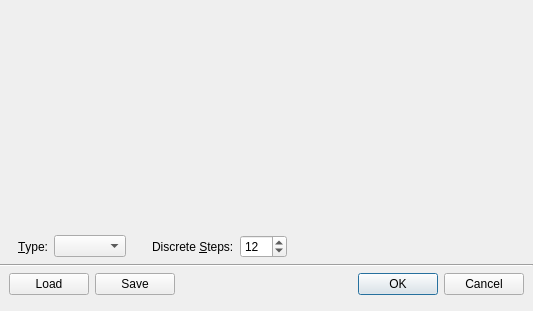
<?xml version="1.0" encoding="UTF-8"?>
<ui version="4.0">
 <class>ColorGradientWidget</class>
 <widget class="QDialog" name="ColorGradientWidget">
  <property name="geometry">
   <rect>
    <x>0</x>
    <y>0</y>
    <width>533</width>
    <height>311</height>
   </rect>
  </property>
  <property name="windowTitle">
   <string>Color Gradient</string>
  </property>
  <layout class="QVBoxLayout" name="verticalLayout">
   <property name="leftMargin">
    <number>0</number>
   </property>
   <property name="topMargin">
    <number>0</number>
   </property>
   <property name="rightMargin">
    <number>0</number>
   </property>
   <property name="bottomMargin">
    <number>0</number>
   </property>
   <item>
    <widget class="QWidget" name="gradientLayoutWidget" native="true">
     <layout class="QVBoxLayout" name="verticalLayout_2">
      <property name="spacing">
       <number>1</number>
      </property>
      <property name="leftMargin">
       <number>12</number>
      </property>
      <property name="topMargin">
       <number>8</number>
      </property>
      <property name="rightMargin">
       <number>12</number>
      </property>
      <property name="bottomMargin">
       <number>0</number>
      </property>
      <item>
       <widget class="QWidget" name="midpointBarLayoutWidget" native="true">
        <property name="sizePolicy">
         <sizepolicy hsizetype="Preferred" vsizetype="Fixed">
          <horstretch>0</horstretch>
          <verstretch>0</verstretch>
         </sizepolicy>
        </property>
        <layout class="QVBoxLayout" name="verticalLayout_3">
         <property name="leftMargin">
          <number>2</number>
         </property>
         <property name="topMargin">
          <number>0</number>
         </property>
         <property name="rightMargin">
          <number>2</number>
         </property>
         <property name="bottomMargin">
          <number>0</number>
         </property>
         <item>
          <widget class="widgetzeug::ColorGradientMidpointBar" name="midpointBar" native="true"/>
         </item>
        </layout>
       </widget>
      </item>
      <item>
       <widget class="QWidget" name="labelLayoutWidget" native="true">
        <layout class="QHBoxLayout" name="horizontalLayout_2">
         <property name="leftMargin">
          <number>6</number>
         </property>
         <property name="topMargin">
          <number>0</number>
         </property>
         <property name="rightMargin">
          <number>6</number>
         </property>
         <property name="bottomMargin">
          <number>0</number>
         </property>
         <item>
          <widget class="widgetzeug::ColorGradientLabel" name="label" native="true"/>
         </item>
        </layout>
       </widget>
      </item>
      <item>
       <widget class="widgetzeug::ColorGradientStopBar" name="stopBar" native="true"/>
      </item>
     </layout>
    </widget>
   </item>
   <item>
    <widget class="QWidget" name="optionsLayoutWidget" native="true">
     <property name="sizePolicy">
      <sizepolicy hsizetype="Preferred" vsizetype="Fixed">
       <horstretch>0</horstretch>
       <verstretch>0</verstretch>
      </sizepolicy>
     </property>
     <layout class="QHBoxLayout" name="horizontalLayout">
      <property name="leftMargin">
       <number>18</number>
      </property>
      <property name="topMargin">
       <number>0</number>
      </property>
      <property name="rightMargin">
       <number>18</number>
      </property>
      <property name="bottomMargin">
       <number>0</number>
      </property>
      <item>
       <widget class="QLabel" name="typeLabel">
        <property name="text">
         <string>&amp;Type:</string>
        </property>
        <property name="buddy">
         <cstring>typeComboBox</cstring>
        </property>
       </widget>
      </item>
      <item>
       <widget class="QComboBox" name="typeComboBox">
        <property name="focusPolicy">
         <enum>Qt::StrongFocus</enum>
        </property>
        <property name="frame">
         <bool>true</bool>
        </property>
       </widget>
      </item>
      <item>
       <spacer name="horizontalSpacer_2">
        <property name="orientation">
         <enum>Qt::Horizontal</enum>
        </property>
        <property name="sizeType">
         <enum>QSizePolicy::Fixed</enum>
        </property>
        <property name="sizeHint" stdset="0">
         <size>
          <width>20</width>
          <height>20</height>
         </size>
        </property>
       </spacer>
      </item>
      <item>
       <widget class="QLabel" name="stepsLabel">
        <property name="text">
         <string>Discrete &amp;Steps:</string>
        </property>
        <property name="buddy">
         <cstring>stepsSpinBox</cstring>
        </property>
       </widget>
      </item>
      <item>
       <widget class="QSpinBox" name="stepsSpinBox">
        <property name="enabled">
         <bool>true</bool>
        </property>
        <property name="focusPolicy">
         <enum>Qt::WheelFocus</enum>
        </property>
        <property name="wrapping">
         <bool>false</bool>
        </property>
        <property name="frame">
         <bool>true</bool>
        </property>
        <property name="buttonSymbols">
         <enum>QAbstractSpinBox::UpDownArrows</enum>
        </property>
        <property name="showGroupSeparator" stdset="0">
         <bool>false</bool>
        </property>
        <property name="minimum">
         <number>3</number>
        </property>
        <property name="maximum">
         <number>256</number>
        </property>
        <property name="value">
         <number>12</number>
        </property>
       </widget>
      </item>
      <item>
       <spacer name="horizontalSpacer">
        <property name="orientation">
         <enum>Qt::Horizontal</enum>
        </property>
        <property name="sizeType">
         <enum>QSizePolicy::Expanding</enum>
        </property>
        <property name="sizeHint" stdset="0">
         <size>
          <width>30</width>
          <height>20</height>
         </size>
        </property>
       </spacer>
      </item>
     </layout>
    </widget>
   </item>
   <item>
    <widget class="Line" name="line">
     <property name="frameShadow">
      <enum>QFrame::Sunken</enum>
     </property>
     <property name="lineWidth">
      <number>1</number>
     </property>
     <property name="midLineWidth">
      <number>0</number>
     </property>
     <property name="orientation">
      <enum>Qt::Horizontal</enum>
     </property>
    </widget>
   </item>
   <item>
    <widget class="QWidget" name="buttonBoxLayoutWidget" native="true">
     <property name="sizePolicy">
      <sizepolicy hsizetype="Preferred" vsizetype="Fixed">
       <horstretch>0</horstretch>
       <verstretch>0</verstretch>
      </sizepolicy>
     </property>
     <layout class="QHBoxLayout" name="horizontalLayout_3">
      <property name="topMargin">
       <number>0</number>
      </property>
      <property name="bottomMargin">
       <number>16</number>
      </property>
      <item>
       <widget class="QPushButton" name="loadButton">
        <property name="text">
         <string>Load</string>
        </property>
       </widget>
      </item>
      <item>
       <widget class="QPushButton" name="saveButton">
        <property name="text">
         <string>Save</string>
        </property>
        <property name="default">
         <bool>false</bool>
        </property>
        <property name="flat">
         <bool>false</bool>
        </property>
       </widget>
      </item>
      <item>
       <widget class="QDialogButtonBox" name="buttonBox">
        <property name="orientation">
         <enum>Qt::Horizontal</enum>
        </property>
        <property name="standardButtons">
         <set>QDialogButtonBox::Cancel|QDialogButtonBox::Ok</set>
        </property>
       </widget>
      </item>
     </layout>
    </widget>
   </item>
  </layout>
 </widget>
 <customwidgets>
  <customwidget>
   <class>widgetzeug::ColorGradientStopBar</class>
   <extends>QWidget</extends>
   <header>ColorGradientStopBar.h</header>
   <container>1</container>
  </customwidget>
  <customwidget>
   <class>widgetzeug::ColorGradientMidpointBar</class>
   <extends>QWidget</extends>
   <header>ColorGradientMidpointBar.h</header>
   <container>1</container>
  </customwidget>
  <customwidget>
   <class>widgetzeug::ColorGradientLabel</class>
   <extends>QWidget</extends>
   <header>ColorGradientLabel.h</header>
   <container>1</container>
  </customwidget>
 </customwidgets>
 <resources/>
 <connections>
  <connection>
   <sender>buttonBox</sender>
   <signal>accepted()</signal>
   <receiver>ColorGradientWidget</receiver>
   <slot>accept()</slot>
   <hints>
    <hint type="sourcelabel">
     <x>254</x>
     <y>291</y>
    </hint>
    <hint type="destinationlabel">
     <x>157</x>
     <y>274</y>
    </hint>
   </hints>
  </connection>
  <connection>
   <sender>buttonBox</sender>
   <signal>rejected()</signal>
   <receiver>ColorGradientWidget</receiver>
   <slot>reject()</slot>
   <hints>
    <hint type="sourcelabel">
     <x>316</x>
     <y>260</y>
    </hint>
    <hint type="destinationlabel">
     <x>286</x>
     <y>274</y>
    </hint>
   </hints>
  </connection>
 </connections>
</ui>
